Frame 1 (no input): blank canvas, image omitted
Frame 60 (the mouse pressed at the canvas centre just before this capture): blank canvas, image omitted
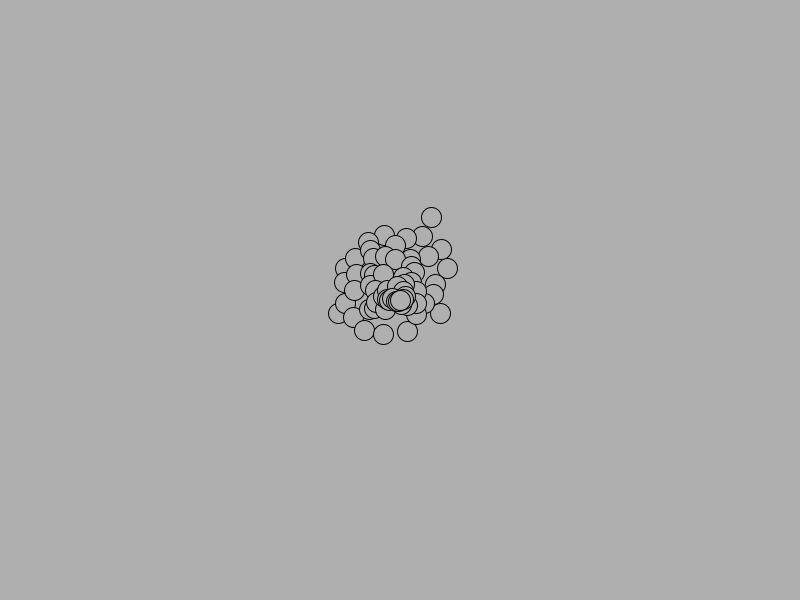
Frame 120 (the mouse held since frame 60 and released just before this capture)

The Processing sketch whose frames 1 and 60 were blank and that drew this single picture after the mouse press (run headless with seeded random() and noise(); from frame 60 on, the mouse is pressed at the canvas centre):

// Processing sketch: True_Flock
// ── True_Flock.pde
Agent[] Agents;
int maxAgents, currentAgent, agentNum;
PVector mouse;
void setup(){
  size(800, 600);
  currentAgent = 0;
  agentNum = 0;
  maxAgents = 500;
  Agents = new Agent[maxAgents];
  frameRate(60);
}

void draw() {
  background(175);
  mouse = new PVector(mouseX, mouseY);
  if(mousePressed){
    if((currentAgent < maxAgents) && (agentNum < maxAgents)){
      Agents[currentAgent] = new Agent(mouse, 10, .1);
      currentAgent++;
      agentNum++;
    } else if (currentAgent < maxAgents && agentNum == maxAgents) {
      Agents[currentAgent] = new Agent(mouse, 10, .1);
      currentAgent++;
    } else {
      currentAgent = 0;
      Agents[currentAgent] = new Agent(mouse, 10, .1);
    }
  }
  
  for(int i = 0; i < agentNum; i++){
      Agents[i].separate(Agents, 30);
      Agents[i].follow(Agents);
      Agents[i].update();
      Agents[i].display();
    
  }
}

// ── Agent.pde
class Agent {
 PVector pos, vel, acc, steer;
 float maxSpeed, maxForce, r;
 boolean arrived;
 
 Agent (float _px,float _py, float _ms, float _mf) {
   pos = new PVector(_px, _py);
   vel = new PVector(random(-20, 20), random(-20, 20));
   acc = new PVector(0, 0);
   maxSpeed = _ms;
   maxForce = _mf;
   r = 20;
   arrived = false;
 }
 
 Agent (PVector _p, float _ms, float _mf) {
   pos = _p;
   vel = new PVector(random(-200, 200), random(-200, 200));
   acc = new PVector(0, 0);
   maxSpeed = _ms;
   maxForce = _mf;
   r = 20;
   arrived = false;
 }
 
 void update(){
  vel.add(acc);
  vel.limit(maxSpeed);
  pos.add(vel);
  acc.mult(0);
  edgeLoop();
 }
 
 void display(){
  float theta = vel.heading() + PI/2;
    fill(175);
    stroke(0);
    pushMatrix();
    translate(pos.x, pos.y);
    ellipse(0, 0, r, r);
    popMatrix();
 }
 
 
 void seek(PVector target){
   PVector desired = PVector.sub(target, pos);
   
   float d = desired.mag();;
   
   if(d < 100){
     float m =  map(d, 0, 100, 0, maxSpeed);
     desired.setMag(m);
   } else {
     desired.setMag(maxSpeed);
   }
   
   PVector steer = PVector.sub(desired, vel);
   steer.limit(maxForce);
   addForce(steer);
 }
 
 void edgeLoop(){
   if(pos.x > width){
    pos.x = 0;
   } else if(pos.x < 0){
     pos.x = width - 10;
   }
   if(pos.y > height){
    pos.y = 0;
   } else if(pos.y < 0){
     pos.y = height - 10;
   }
 }
 
 void addForce(PVector force){
   // I could add mass here if I want A = F / M
   acc.add(force);
 }
 
 void seek(float _t1, float _t2){
   PVector target = new PVector(_t1, _t2);
   seek(target);
 }
 
 void separate (Agent[] agents, float minSep) {
    float desiredseparation = minSep;
    PVector sum = new PVector();
    int count = 0;
    
    for (int i = 0; i < agentNum; i++) {
      float d = PVector.dist(pos, agents[i].pos);
      // If the distance is greater than 0 and less than an arbitrary amount (0 when you are yourself)
      if ((d > 0) && (d < desiredseparation)) {
        // Calculate vector pointing away from neighbor
        PVector diff = PVector.sub(pos, agents[i].pos);
        diff.normalize();
        diff.div(d);        // Weight by distance
        sum.add(diff);
        count++;            // Keep track of how many
      }
    }
    // Average -- divide by how many
    if (count > 0) {
      // Our desired vector is moving away maximum speed
      sum.setMag(maxSpeed);
      PVector steer = PVector.sub(sum, vel);
      steer.limit(maxForce);
      addForce(steer);
    }
  }
  
  void follow (Agent[] agents){
    float desiredattraction = r * 2;
    PVector sum = new PVector();
    int count = 0;
    
    for (int i = 0; i < agentNum; i++) {
      float d = PVector.dist(pos, agents[i].pos);
      // If the distance is greater than 0 and less than an arbitrary amount (0 when you are yourself)
      if ((d > 0) && (d < desiredattraction)) {
        // Calculate vector pointing away from neighbor
        PVector diff = agents[i].vel;
        diff.normalize();
        diff.div(1);        // Weight by distance
        sum.add(diff);
        count++;            // Keep track of how many
      }
    }
    // Average -- divide by how many
    if (count > 0) {
      // Our desired vector is moving away maximum speed
      sum.setMag(maxSpeed);
      PVector steer = PVector.sub(sum, vel);
      steer.limit(maxForce);
      addForce(steer);
    }
  }
  
  void attract (Agent[] agents, float minSep) {
    float desiredattraction = r * 2;
    PVector sum = new PVector();
    int count = 0;
    
    for (int i = 0; i < agentNum; i++) {
      float d = PVector.dist(pos, agents[i].pos);
      // If the distance is greater than 0 and less than an arbitrary amount (0 when you are yourself)
      if ((d > 0) && (d < desiredattraction)) {
        // Calculate vector pointing away from neighbor
        PVector diff = PVector.sub(pos, agents[i].pos);
        diff.normalize();
        diff.div(d);        // Weight by distance
        sum.add(diff);
        count++;            // Keep track of how many
      }
    }
    // Average -- divide by how many
    if (count > 0) {
      // Our desired vector is moving away maximum speed
      sum.setMag(-maxSpeed);
      PVector steer = PVector.sub(sum, vel);
      steer.limit(maxForce);
      addForce(steer);
    }
  }
}
